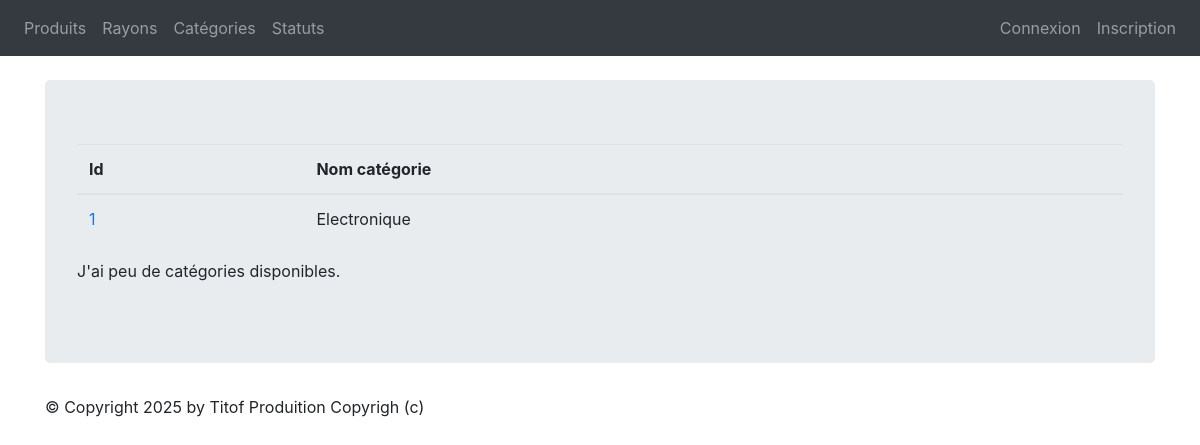
Before: /monApp/categories/ with the older database file.
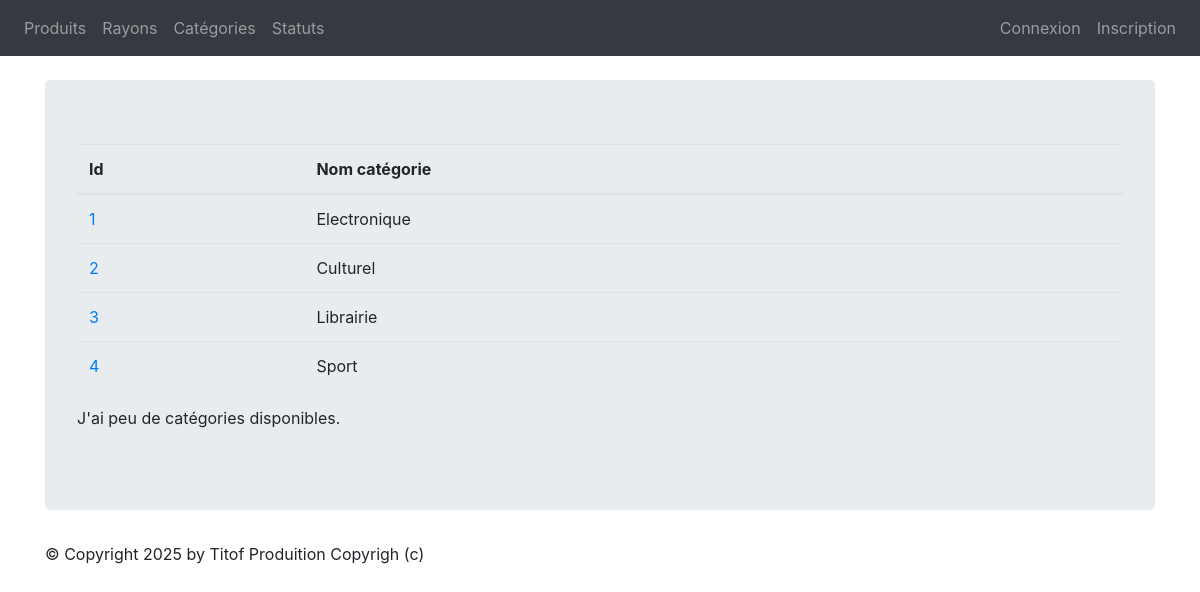
After: the same page with the newer database file.
### monApp/models.py (models this page shows, shortened)
class Categorie(models.Model):
    idCat = models.AutoField(primary_key=True)
    nomCat = models.CharField(max_length=100)

### monApp/views.py (the view)
# urls.py: path("categories/", views.ListCategories, name="list_categories"),
def ListCategories(request):
    cats = Categorie.objects.all()
    return render(request, 'list_categories.html', {'cats': cats})

### monApp/templates/list_categories.html
{% extends 'base.html' %}
{% block content %}
<table class="table">
    <thead>
        <th>Id</th>
        <th>Nom catégorie</th>
    </thead>
    <tbody>
    {% for cat in cats %}
    <tr>
        <td><a href="{% url 'dtl_categorie' cat.idCat %}">{{ cat.idCat }}</a></td>
        <td>{{ cat.nomCat }}</td>
    </tr>
    {% endfor %}
    </tbody>
</table>
<p>
J'ai
{% if cats|length < 5 %}
    peu de
{% elif cats|length < 10 %}
    quelques
{% else %}
    beaucoup de
{% endif %}
catégories disponibles.
</p>
{% endblock %}

Changed rows visible on the page:
added Categorie: idCat "2", nomCat "Culturel"
added Categorie: idCat "3", nomCat "Librairie"
added Categorie: idCat "4", nomCat "Sport"
